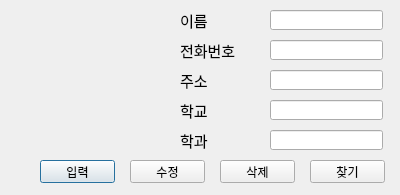
<?xml version="1.0" encoding="UTF-8"?>
<ui version="4.0">
 <class>Dialog</class>
 <widget class="QDialog" name="Dialog">
  <property name="geometry">
   <rect>
    <x>0</x>
    <y>0</y>
    <width>400</width>
    <height>195</height>
   </rect>
  </property>
  <property name="windowTitle">
   <string>Dialog</string>
  </property>
  <widget class="QLineEdit" name="lineEdit">
   <property name="geometry">
    <rect>
     <x>270</x>
     <y>10</y>
     <width>113</width>
     <height>20</height>
    </rect>
   </property>
  </widget>
  <widget class="QLineEdit" name="lineEdit_2">
   <property name="geometry">
    <rect>
     <x>270</x>
     <y>40</y>
     <width>113</width>
     <height>20</height>
    </rect>
   </property>
  </widget>
  <widget class="QLineEdit" name="lineEdit_3">
   <property name="geometry">
    <rect>
     <x>270</x>
     <y>70</y>
     <width>113</width>
     <height>20</height>
    </rect>
   </property>
  </widget>
  <widget class="QLineEdit" name="lineEdit_4">
   <property name="geometry">
    <rect>
     <x>270</x>
     <y>100</y>
     <width>113</width>
     <height>20</height>
    </rect>
   </property>
  </widget>
  <widget class="QLineEdit" name="lineEdit_5">
   <property name="geometry">
    <rect>
     <x>270</x>
     <y>130</y>
     <width>113</width>
     <height>20</height>
    </rect>
   </property>
  </widget>
  <widget class="QLabel" name="label">
   <property name="geometry">
    <rect>
     <x>180</x>
     <y>10</y>
     <width>81</width>
     <height>21</height>
    </rect>
   </property>
   <property name="font">
    <font>
     <family>맑은 고딕</family>
     <pointsize>11</pointsize>
    </font>
   </property>
   <property name="text">
    <string>이름</string>
   </property>
  </widget>
  <widget class="QLabel" name="label_2">
   <property name="geometry">
    <rect>
     <x>180</x>
     <y>40</y>
     <width>81</width>
     <height>21</height>
    </rect>
   </property>
   <property name="font">
    <font>
     <family>맑은 고딕</family>
     <pointsize>11</pointsize>
    </font>
   </property>
   <property name="text">
    <string>전화번호</string>
   </property>
  </widget>
  <widget class="QLabel" name="label_3">
   <property name="geometry">
    <rect>
     <x>180</x>
     <y>70</y>
     <width>81</width>
     <height>21</height>
    </rect>
   </property>
   <property name="font">
    <font>
     <family>맑은 고딕</family>
     <pointsize>11</pointsize>
    </font>
   </property>
   <property name="text">
    <string>주소</string>
   </property>
  </widget>
  <widget class="QLabel" name="label_4">
   <property name="geometry">
    <rect>
     <x>180</x>
     <y>100</y>
     <width>81</width>
     <height>21</height>
    </rect>
   </property>
   <property name="font">
    <font>
     <family>맑은 고딕</family>
     <pointsize>11</pointsize>
    </font>
   </property>
   <property name="text">
    <string>학교</string>
   </property>
  </widget>
  <widget class="QLabel" name="label_5">
   <property name="geometry">
    <rect>
     <x>180</x>
     <y>130</y>
     <width>81</width>
     <height>21</height>
    </rect>
   </property>
   <property name="font">
    <font>
     <family>맑은 고딕</family>
     <pointsize>11</pointsize>
    </font>
   </property>
   <property name="text">
    <string>학과</string>
   </property>
  </widget>
  <widget class="QPushButton" name="pushButton_1">
   <property name="geometry">
    <rect>
     <x>40</x>
     <y>160</y>
     <width>75</width>
     <height>23</height>
    </rect>
   </property>
   <property name="text">
    <string>입력</string>
   </property>
  </widget>
  <widget class="QPushButton" name="pushButton_2">
   <property name="geometry">
    <rect>
     <x>130</x>
     <y>160</y>
     <width>75</width>
     <height>23</height>
    </rect>
   </property>
   <property name="text">
    <string>수정</string>
   </property>
  </widget>
  <widget class="QPushButton" name="pushButton_3">
   <property name="geometry">
    <rect>
     <x>220</x>
     <y>160</y>
     <width>75</width>
     <height>23</height>
    </rect>
   </property>
   <property name="text">
    <string>삭제</string>
   </property>
  </widget>
  <widget class="QPushButton" name="pushButton_4">
   <property name="geometry">
    <rect>
     <x>310</x>
     <y>160</y>
     <width>75</width>
     <height>23</height>
    </rect>
   </property>
   <property name="text">
    <string>찾기</string>
   </property>
  </widget>
  <widget class="QLabel" name="label_6">
   <property name="geometry">
    <rect>
     <x>20</x>
     <y>10</y>
     <width>101</width>
     <height>81</height>
    </rect>
   </property>
   <property name="sizePolicy">
    <sizepolicy hsizetype="Fixed" vsizetype="Fixed">
     <horstretch>0</horstretch>
     <verstretch>0</verstretch>
    </sizepolicy>
   </property>
   <property name="text">
    <string/>
   </property>
   <property name="pixmap">
    <pixmap>D:/Photos/img_up.PNG</pixmap>
   </property>
  </widget>
 </widget>
 <resources/>
 <connections/>
</ui>
